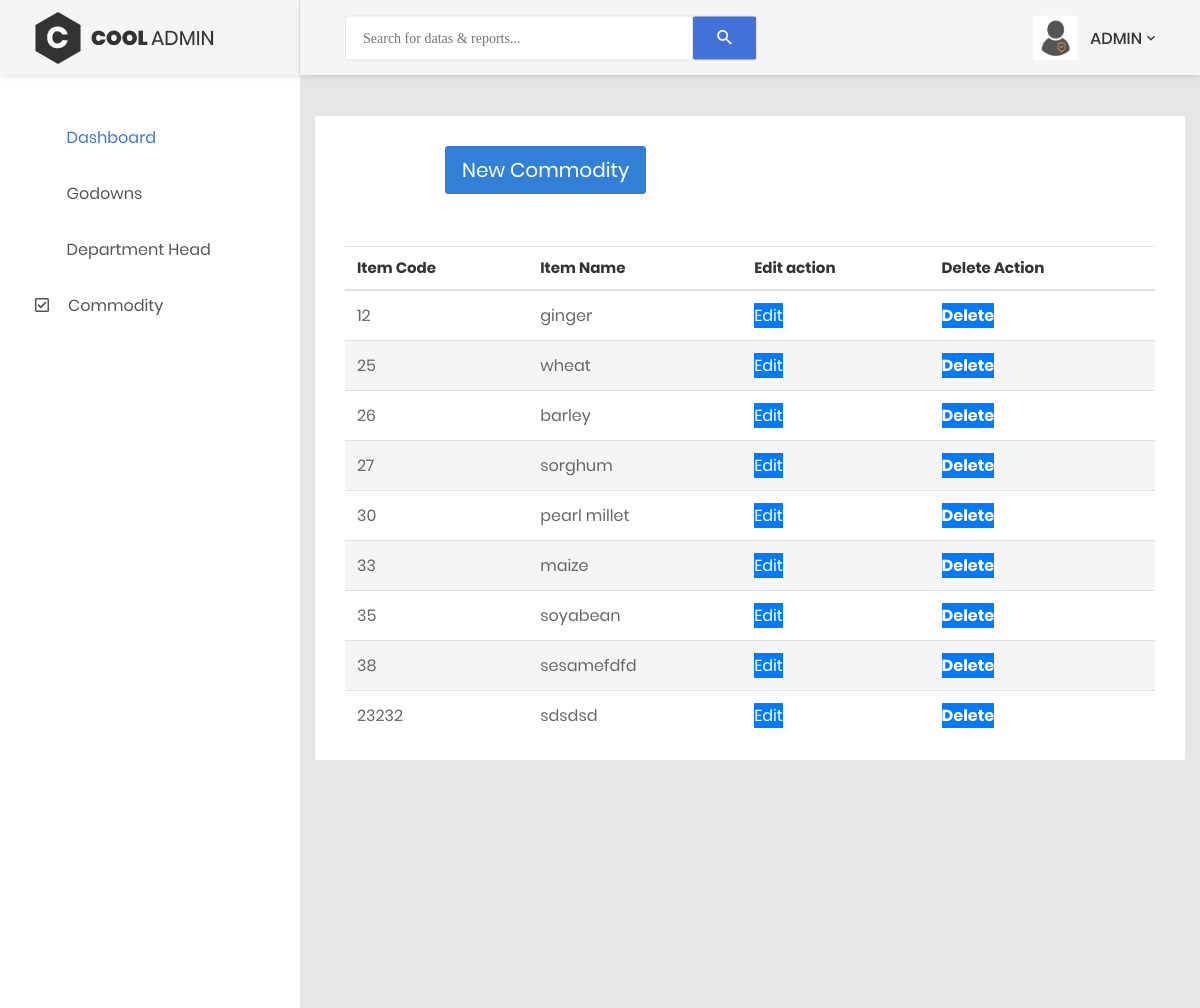
Screenshot of /admin/commodity.php (signed in) with the database file from the repository.
### tables this page shows
CREATE TABLE `commodity` (
  `itemid` int(11) NOT NULL,
  `commodity` varchar(90) NOT NULL
);

### admin/commodity.php (the view, shortened to what this page needs)
<html lang="en"><head>
    <?php include 'layout/header.php';
       include 'session.php' ;
       ?>
</head>
<body class="animsition" style="animation-duration: 900ms; opacity: 1;">
    <div class="page-wrapper">
        <aside class="menu-sidebar d-none d-lg-block">
            <div class="logo">
                <a href="#">
                    <img src="../images/icon/logo.png" alt="Cool Admin">
                </a>
            </div>
            <div class="menu-sidebar__content js-scrollbar1 ps">
                <nav class="navbar-sidebar">
                    <ul class="list-unstyled navbar__list">
                        <li class="active has-sub">
                            <a class="js-arrow" href="../admin/dashboard">
                                <i class="fas fa-tachometer-alt"></i>Dashboard</a>
                        </li>
                        <li>
                            <a href="../admin/godown">
                                <i class="fas fa-chart-bar"></i>Godowns</a>
                        </li>
                        <li>
                            <a href="../admin/department">
                                <i class="fas fa-table"></i>Department Head</a>
                        </li>
                        <li>
                            <a href="#">
                                <i class="far fa-check-square"></i>Commodity</a>
                        </li>
                    </ul>
                </nav>
            </div>
        </aside>
        <div class="page-container">
            <header class="header-desktop">
                <div class="section__content section__content--p30">
                    <div class="container-fluid">
                        <div class="header-wrap">
                            <form class="form-header" action="" method="POST">
                                <input class="au-input au-input--xl" type="text" name="search" placeholder="Search for datas &amp; reports...">
                                <button class="au-btn--submit" type="submit">
                                    <i class="zmdi zmdi-search"></i>
                                </button>
                            </form>
                            <div class="header-button">
                                <div class="noti-wrap">
                                </div>
                                <div class="account-wrap">
                                    <div class="account-item clearfix js-item-menu">
                                        <div class="image">
                                            <img src="../images/icon/adm.png" alt="centralgov">
                                        </div>
                                        <div class="content">
                                            <a class="js-acc-btn" href="#">ADMIN</a>
                                        </div>
                                    </div>
                                </div>
                            </div>
                        </div>
                    </div>
                </div>
            </header>
            <div class="main-content">
                <div class="page-wrapper">
                    <div class="page-content--bge5">
                        <div class="container">
                            <div class="login-wrap">
                                <div class="login-content">
                                    <div class="login-form">
                                        <div style="margin-left:100px">
                                            <div class="open-btn">
                                                <a href="../admin/addcommodity" class="btn btn-primary btn-lg active open-button" role="button" aria-pressed="true">New Commodity</a>
                                              </div>
    </div>
                                            <div style="padding:50px;"></div>
                                            <table class="table table-striped">
                                                <thead>
                                                  <tr>
                                                    <th scope="col"><h5>Item Code</h5></th>
                                                    <th scope="col"><h5>Item Name</h5></th>
                                                    <th scope="col"><h5>Edit action</h5></th>
                                                    <th scope="col"><h5>Delete Action</h5></th>
                                                  </tr>
                                                </thead>
                                                <tbody>
                                                <?php
                                           $sql="SELECT * from commodity";
                                                 $exec=mysqli_query($db,$sql);
                  while($row=mysqli_fetch_array($exec)){
                      echo "<tr><td>".$row['itemid']."</td>";
                      echo "<td>".$row['commodity']."</td>";
                      echo "<td><a class='btn-primary' href='../admin/editcommodity?id=".$row['itemid']."'> Edit</a></b></td>";
                      echo "<td><b> <a class='btn-primary' href='../admin/deletecom?id=".$row['itemid']."'' onclick='return confirm(\"Are you sure you want to delete this commodity\")'> Delete</a></b></td></tr>";
                  }
                  ?>
                                                </tbody>
                                              </table>
                                            </div>
                                        </div>
                                </div>
                            </div>
                        </div>
                    </div>
                </div>
            </div>
        </div>
    <?php include 'layout/footer.php';

### admin/layout/header.php (shortened to what this page needs)
    <link href="../css/font-face.css" rel="stylesheet" media="all">
    <link href="../vendor/font-awesome-4.7/css/font-awesome.min.css" rel="stylesheet" media="all">
    <link href="../vendor/font-awesome-5/css/fontawesome-all.min.css" rel="stylesheet" media="all">
    <link href="../vendor/mdi-font/css/material-design-iconic-font.min.css" rel="stylesheet" media="all">
    <link href="../vendor/bootstrap-4.1/bootstrap.min.css" rel="stylesheet" media="all">
    <link href="../vendor/animsition/animsition.min.css" rel="stylesheet" media="all">
    <link href="../vendor/bootstrap-progressbar/bootstrap-progressbar-3.3.4.min.css" rel="stylesheet" media="all">
    <link href="../vendor/wow/animate.css" rel="stylesheet" media="all">
    <link href="../vendor/css-hamburgers/hamburgers.min.css" rel="stylesheet" media="all">
    <link href="../vendor/slick/slick.css" rel="stylesheet" media="all">
    <link href="../vendor/select2/select2.min.css" rel="stylesheet" media="all">
    <link href="../vendor/perfect-scrollbar/perfect-scrollbar.css" rel="stylesheet" media="all">
    <link href="../css/theme.css" rel="stylesheet" media="all">
</head>

### admin/layout/footer.php (shortened to what this page needs)
</body>
</html>

### admin/commodity.php (style rules this page uses)
.open-btn { display: flex; justify-content: left; }
.open-button { background-color: #1c87c9; color: white; padding: 12px 20px; border: none; border-radius: 5px; cursor: pointer; opacity: 0.8; position: fixed; }

### rows the page displays
commodity: itemid "12", commodity "ginger"
commodity: itemid "25", commodity "wheat"
commodity: itemid "26", commodity "barley"
commodity: itemid "27", commodity "sorghum"
commodity: itemid "30", commodity "pearl millet"
commodity: itemid "33", commodity "maize"
commodity: itemid "35", commodity "soyabean"
commodity: itemid "38", commodity "sesamefdfd"
commodity: itemid "23232", commodity "sdsdsd"
